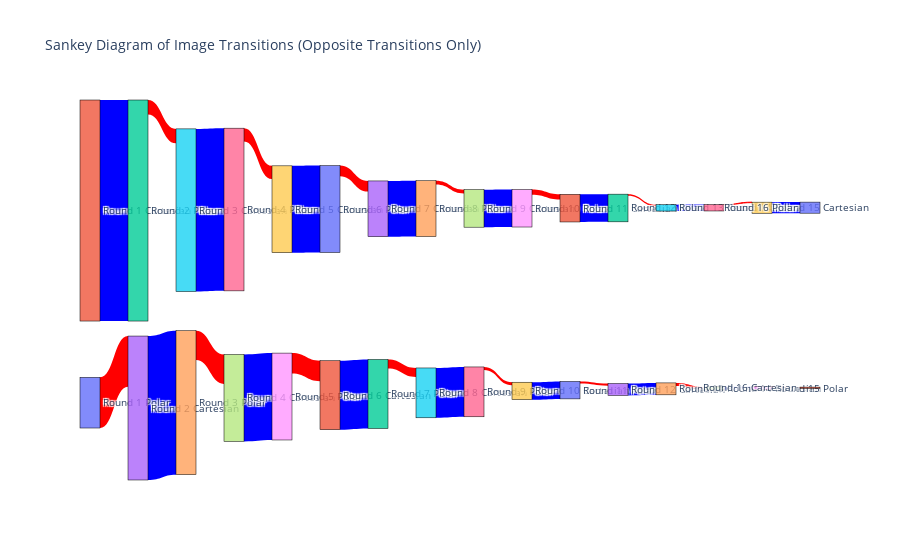

The notebook cell saved with this chart:
### Code cell
import plotly.graph_objects as go
import numpy as np


# Initialize lists to hold the Sankey diagram data
labels = []  # Labels for nodes
sources = []  # Indices of the source nodes
targets = []  # Indices of the target nodes
values = []  # Quantity of flow from source to target
colors = []  # Colors for the links

# Define the labels for nodes and color for the links
for i in range(boolean_matrix.shape[1]):
    labels.extend([f"Round {i+1} Polar", f"Round {i+1} Cartesian"])

# Define source and target indices for transitions
for i in range(boolean_matrix.shape[1] - 1):
    polar_to_cartesian = np.sum(boolean_matrix[:, i] & ~boolean_matrix[:, i+1])
    cartesian_to_polar = np.sum(~boolean_matrix[:, i] & boolean_matrix[:, i+1])

    # Polar to Cartesian (red to blue)
    if polar_to_cartesian > 0:
        sources.append(i*2)
        targets.append(i*2+3)
        values.append(polar_to_cartesian)
        colors.append('red')  # Red for polar starting state

    # Cartesian to Polar (blue to red)
    if cartesian_to_polar > 0:
        sources.append(i*2+1)
        targets.append(i*2+2)
        values.append(cartesian_to_polar)
        colors.append('blue')  # Blue for cartesian starting state

# Create the Sankey diagram
fig = go.Figure(data=[go.Sankey(
    node=dict(
        pad=15,
        thickness=20,
        line=dict(color="black", width=0.5),
        label=labels
    ),
    link=dict(
        source=sources,  # Indices correspond to labels
        target=targets,
        value=values,  # Quantity of flow from source to target
        color=colors  # Colors for the links
    ))])

fig.update_layout(title_text="Sankey Diagram of Image Transitions (Opposite Transitions Only)", font_size=10)
fig.show()

### Figure 1 — Plotly figure (JSON) as saved in the notebook; plotly's stock layout.template omitted (floating-point values rounded to 4 significant figures)
{"data": [{"link": {"color": ["red", "blue", "red", "blue", "red", "blue", "red", "blue", "red", "blue", "red", "blue", "red", "blue", "red", "blue", "red", "blue", "red", "blue", "red", "blue", "red", "blue", "red", "blue", "red", "blue", "red", "blue"], "source": [0, 1, 2, 3, 4, 5, 6, 7, 8, 9, 10, 11, 12, 13, 14, 15, 16, 17, 18, 19, 20, 21, 22, 23, 24, 25, 26, 27, 28, 29], "target": [3, 2, 5, 4, 7, 6, 9, 8, 11, 10, 13, 12, 15, 14, 17, 16, 19, 18, 21, 20, 23, 22, 25, 24, 27, 26, 29, 28, 31, 30], "value": [119, 519, 34, 338, 69, 382, 31, 204, 48, 204, 25, 162, 21, 131, 9, 117, 7, 88, 12, 41, 5, 65, 4, 28, 7, 15, 1, 7, 3, 26]}, "node": {"label": ["Round 1 Polar", "Round 1 Cartesian", "Round 2 Polar", "Round 2 Cartesian", "Round 3 Polar", "Round 3 Cartesian", "Round 4 Polar", "Round 4 Cartesian", "Round 5 Polar", "Round 5 Cartesian", "Round 6 Polar", "Round 6 Cartesian", "Round 7 Polar", "Round 7 Cartesian", "Round 8 Polar", "Round 8 Cartesian", "Round 9 Polar", "Round 9 Cartesian", "Round 10 Polar", "Round 10 Cartesian", "Round 11 Polar", "Round 11 Cartesian", "Round 12 Polar", "Round 12 Cartesian", "Round 13 Polar", "Round 13 Cartesian", "Round 14 Polar", "Round 14 Cartesian", "Round 15 Polar", "Round 15 Cartesian", "Round 16 Polar", "Round 16 Cartesian"], "line": {"color": "black", "width": 0.5}, "pad": 15, "thickness": 20}, "type": "sankey"}], "layout": {"font": {"size": 10}, "title": {"text": "Sankey Diagram of Image Transitions (Opposite Transitions Only)"}}}
